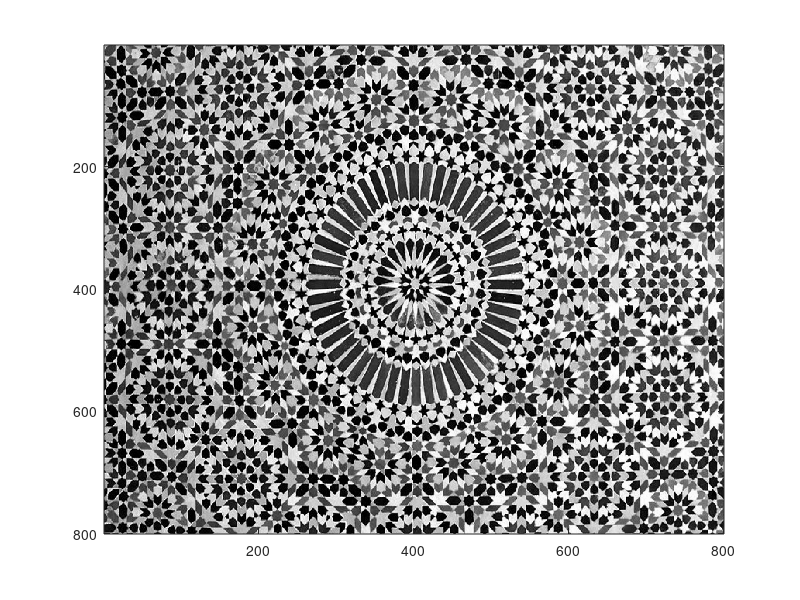
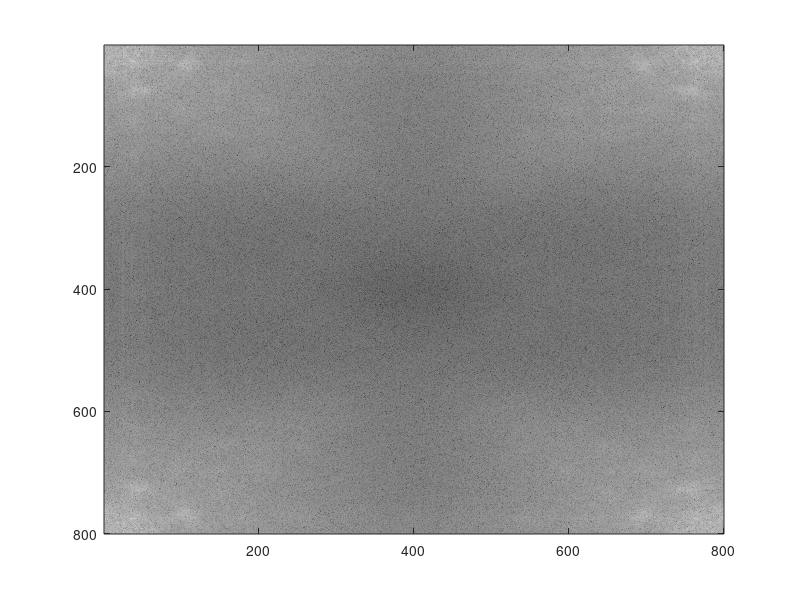
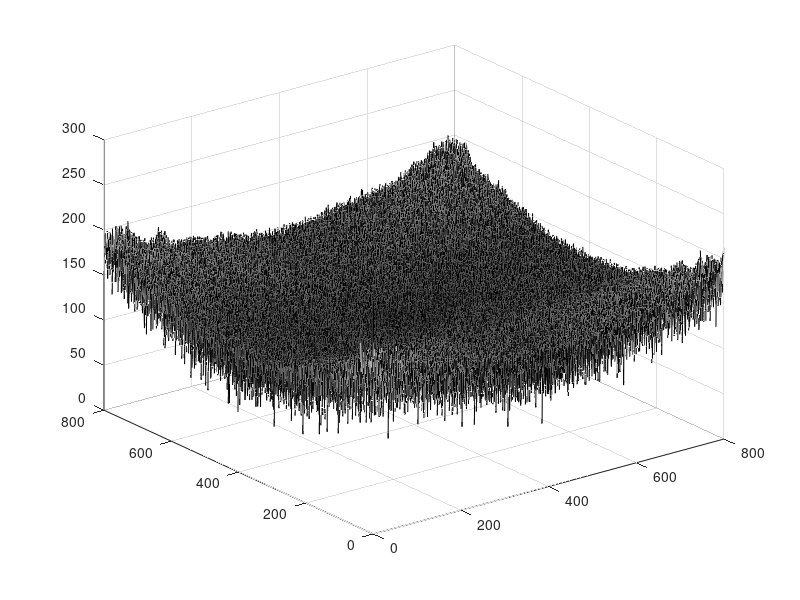
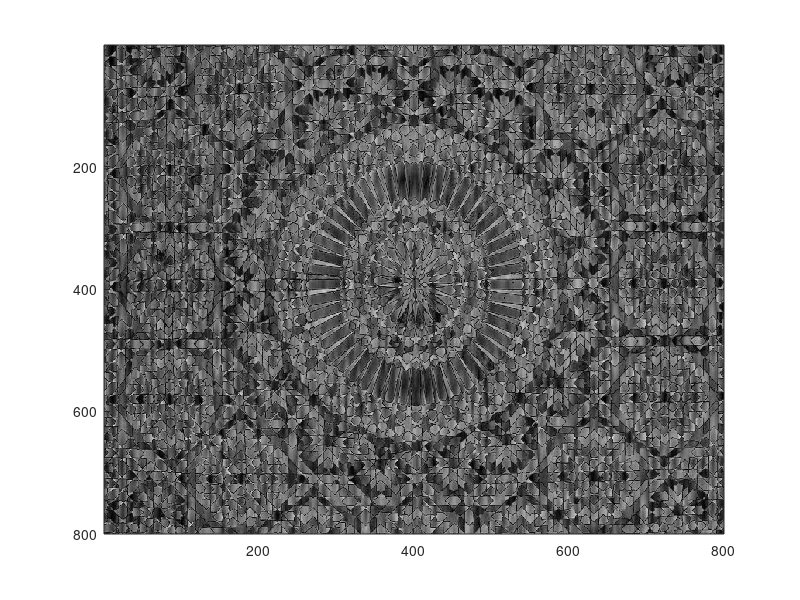

These charts were generated, in order, by the following MATLAB code:
close all
close all hidden

load('mosaic.mat');
mosaic = imresize(mosaic, [800 800])
image(mosaic);
colormap(gray(256));

y = fft2(mosaic);
figure;
image(256*log(abs(y))/(max(max(log(abs(y))))));
colormap(gray(256));
figure;
surf(256*log(abs(y))/(max(max(log(abs(y))))));
colormap(gray(256));



mask = ones(800,800);
mask(1:10,:) = 0;
mask(799,800,:) = 0;


y2 = y .* mask;

z = ifft2(y2);
figure;
image(256*abs(z)/max(max(abs(z))));
colormap(gray(256));


x = (0:799);
x(674:800)=800-(673:799);
x = x.*x;
dist = x'*ones(1,800);
gau = exp(-dist/20);
gau = 1-gau;
figure;
image(256*gau);
colormap(gray(256));

Y=y.*gau;
z=ifft2(Y);
image(256*abs(z)/max(max(abs(z))))
%{
mask = zeros(569,800);
mask = createMask3(mask,y,2);
mask = 1 - mask;
figure;
image(256*mask);
colormap(gray(256));
y2 = y .* mask;

z = ifft2(y2);
figure;
image(256*abs(z)/max(max(abs(z))));
colormap(gray(256));
%}

